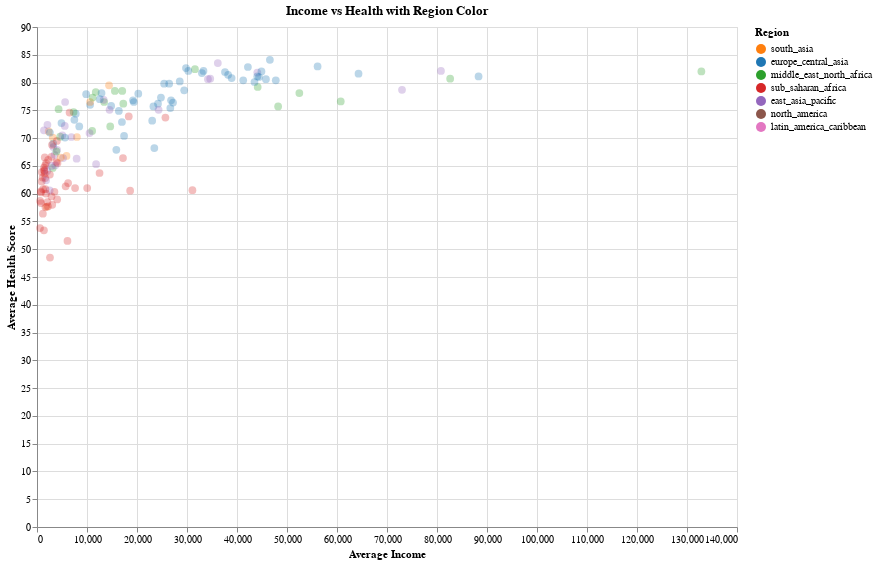

The code cell stored with this chart in its notebook:
### Markdown cell above
### Part 1.2 Customize the color (10 points)

Now choose a customized color map for the previous question. Explain how you choose the color map and apply it to the plot.

### Code cell
color_scale = alt.Scale(
    domain=[
        "south_asia",
        "europe_central_asia",
        "middle_east_north_africa",
        "sub_saharan_africa",
        "east_asia_pacific",
        "north_america",
        "latin_america_caribbean"
    ],
    range=["#ff7f0e", "#1f77b4", "#2ca02c", "#d62728", "#9467bd", "#8c564b", "#e377c2"]
)

# modify the chart to use the custom color scale
custom_color_chart = base.encode(
    color=alt.Color('region:N', scale=color_scale, title='Region')
).add_selection(
    highlight
).encode(
    opacity=alt.condition(highlight, alt.value(1), alt.value(0.3))
)

custom_color_chart

### Figure 1 — Vega-Lite specification as saved in the notebook (floating-point values rounded to 4 significant figures; data arrays with more than 128 entries replaced by an {"elided": "..."} marker saying what was removed)
{"config": {"view": {"continuousWidth": 400, "continuousHeight": 300}}, "data": {"name": "data-ca24f9a7ec291df1ebdcde48d4b02821"}, "mark": {"type": "circle", "size": 60}, "encoding": {"color": {"field": "region", "scale": {"domain": ["south_asia", "europe_central_asia", "middle_east_north_africa", "sub_saharan_africa", "east_asia_pacific", "north_america", "latin_america_caribbean"], "range": ["#ff7f0e", "#1f77b4", "#2ca02c", "#d62728", "#9467bd", "#8c564b", "#e377c2"]}, "title": "Region", "type": "nominal"}, "opacity": {"condition": {"value": 1, "selection": "selector006"}, "value": 0.3}, "tooltip": [{"field": "country", "title": "Country", "type": "nominal"}, {"field": "population", "title": "Population", "type": "quantitative"}], "x": {"field": "income", "title": "Average Income", "type": "quantitative"}, "y": {"field": "health", "title": "Average Health Score", "type": "quantitative"}}, "height": 500, "selection": {"selector006": {"type": "single", "on": "mouseover", "fields": ["country"], "empty": "none"}}, "title": "Income vs Health with Region Color", "width": 700, "$schema": "https://vega.github.io/schema/vega-lite/v4.17.0.json", "datasets": {"data-ca24f9a7ec291df1ebdcde48d4b02821": {"elided": "187 records"}}}
